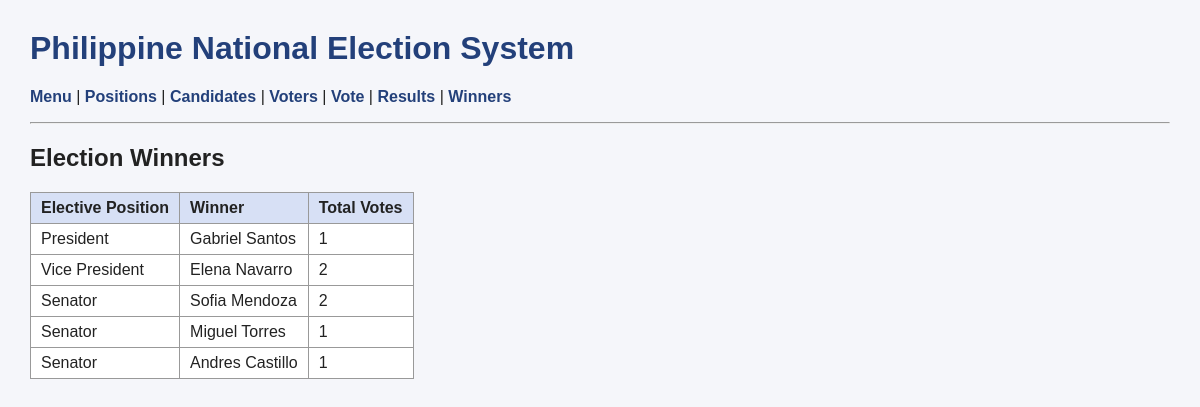
The page /winners.php on the database its author committed.
### tables this page shows
CREATE TABLE Positions (
    posID          INT AUTO_INCREMENT PRIMARY KEY,
    posName        VARCHAR(50),
    numOfPositions INT,                           
    posStat        VARCHAR(10) DEFAULT 'open'     
);

### db.php (called while the page is built, shortened)
<?php
$conn = new mysqli("localhost", "root", "", "election");
function run($sql, $values = []) {
    global $conn;
    return $conn->execute_query($sql, $values);
}
function h($text) {
    return htmlspecialchars($text ?? "");
}

### winners.php (the view)
<?php
include "db.php";
include "header.php";
?>
<h2>Election Winners</h2>
<table>
    <tr><th>Elective Position</th><th>Winner</th><th>Total Votes</th></tr>
    <?php
    $positions = run("SELECT * FROM Positions ORDER BY posID");
    while ($p = $positions->fetch_assoc()) {
        $slots = (int) $p["numOfPositions"];
        $winners = run("SELECT c.candFName, c.candMName, c.candLName, COUNT(v.voterID) AS totalVotes
                        FROM Candidates c
                        JOIN Votes v ON v.candID = c.candID
                        WHERE c.posID = ?
                        GROUP BY c.candID
                        ORDER BY totalVotes DESC
                        LIMIT $slots", [$p["posID"]]);
        while ($w = $winners->fetch_assoc()) { ?>
            <tr>
                <td><?= h($p["posName"]) ?></td>
                <td><?= h($w["candFName"] . " " . $w["candMName"] . " " . $w["candLName"]) ?></td>
                <td><?= $w["totalVotes"] ?></td>
            </tr>
    <?php }
    } ?>
</table>
<?php include "footer.php"; ?>

### style.css (style rules this page uses)
body { font-family: Arial, sans-serif; margin: 30px; background: #f5f6fa; color: #222; }
table { border-collapse: collapse; background: white; margin: 8px 0 20px 0; }
th, td { border: 1px solid #999; padding: 6px 10px; text-align: left; }
th { background: #d7e0f5; }

### rows shown on the page
positions: posName "President", candLName "Gabriel Santos", totalVotes "1"
positions: posName "Vice President", candLName "Elena Navarro", totalVotes "2"
positions: posName "Senator", candLName "Sofia Mendoza", totalVotes "2", candLName "Miguel Torres", totalVotes "1", candLName "Andres Castillo"
